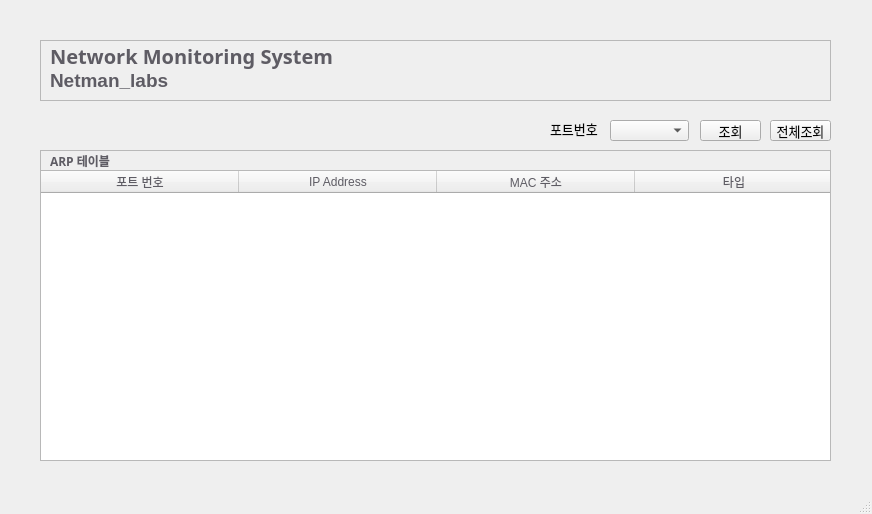
<?xml version="1.0" encoding="UTF-8"?>
<ui version="4.0">
 <class>ArpTableWindow</class>
 <widget class="QMainWindow" name="ArpTableWindow">
  <property name="geometry">
   <rect>
    <x>0</x>
    <y>0</y>
    <width>872</width>
    <height>514</height>
   </rect>
  </property>
  <property name="windowTitle">
   <string>ARP테이블</string>
  </property>
  <widget class="QWidget" name="centralwidget">
   <widget class="QFrame" name="interfaceFrame">
    <property name="geometry">
     <rect>
      <x>40</x>
      <y>150</y>
      <width>791</width>
      <height>311</height>
     </rect>
    </property>
    <property name="font">
     <font>
      <family>Cantarell</family>
      <pointsize>9</pointsize>
     </font>
    </property>
    <property name="frameShape">
     <enum>QFrame::Shape::StyledPanel</enum>
    </property>
    <property name="frameShadow">
     <enum>QFrame::Shadow::Raised</enum>
    </property>
    <widget class="QLabel" name="interfaceText">
     <property name="geometry">
      <rect>
       <x>10</x>
       <y>0</y>
       <width>71</width>
       <height>21</height>
      </rect>
     </property>
     <property name="font">
      <font>
       <family>Cantarell Extra Bold</family>
       <pointsize>9</pointsize>
       <bold>true</bold>
      </font>
     </property>
     <property name="styleSheet">
      <string notr="true">color:rgb(94, 92, 100);</string>
     </property>
     <property name="text">
      <string>ARP 테이블</string>
     </property>
    </widget>
    <widget class="QTableWidget" name="arpTable">
     <property name="geometry">
      <rect>
       <x>0</x>
       <y>20</y>
       <width>791</width>
       <height>291</height>
      </rect>
     </property>
     <property name="font">
      <font>
       <family>Cantarell</family>
       <pointsize>9</pointsize>
       <bold>false</bold>
      </font>
     </property>
     <property name="styleSheet">
      <string notr="true">color:rgb(94, 92, 100);</string>
     </property>
     <property name="horizontalScrollBarPolicy">
      <enum>Qt::ScrollBarPolicy::ScrollBarAlwaysOff</enum>
     </property>
     <property name="editTriggers">
      <set>QAbstractItemView::EditTrigger::NoEditTriggers</set>
     </property>
     <property name="selectionMode">
      <enum>QAbstractItemView::SelectionMode::SingleSelection</enum>
     </property>
     <property name="selectionBehavior">
      <enum>QAbstractItemView::SelectionBehavior::SelectRows</enum>
     </property>
     <attribute name="horizontalHeaderDefaultSectionSize">
      <number>198</number>
     </attribute>
     <attribute name="verticalHeaderVisible">
      <bool>false</bool>
     </attribute>
     <attribute name="verticalHeaderMinimumSectionSize">
      <number>25</number>
     </attribute>
     <attribute name="verticalHeaderDefaultSectionSize">
      <number>25</number>
     </attribute>
     <attribute name="verticalHeaderHighlightSections">
      <bool>true</bool>
     </attribute>
     <column>
      <property name="text">
       <string>포트 번호</string>
      </property>
      <property name="font">
       <font>
        <pointsize>9</pointsize>
       </font>
      </property>
     </column>
     <column>
      <property name="text">
       <string>IP Address</string>
      </property>
      <property name="font">
       <font>
        <pointsize>9</pointsize>
       </font>
      </property>
     </column>
     <column>
      <property name="text">
       <string>MAC 주소</string>
      </property>
      <property name="font">
       <font>
        <pointsize>9</pointsize>
       </font>
      </property>
     </column>
     <column>
      <property name="text">
       <string>타입</string>
      </property>
      <property name="font">
       <font>
        <pointsize>9</pointsize>
       </font>
      </property>
     </column>
    </widget>
   </widget>
   <widget class="QFrame" name="titleFrame">
    <property name="geometry">
     <rect>
      <x>40</x>
      <y>40</y>
      <width>791</width>
      <height>61</height>
     </rect>
    </property>
    <property name="frameShape">
     <enum>QFrame::Shape::StyledPanel</enum>
    </property>
    <property name="frameShadow">
     <enum>QFrame::Shadow::Raised</enum>
    </property>
    <widget class="QLabel" name="titleText">
     <property name="geometry">
      <rect>
       <x>10</x>
       <y>-10</y>
       <width>331</width>
       <height>51</height>
      </rect>
     </property>
     <property name="font">
      <font>
       <family>Cantarell Extra Bold</family>
       <pointsize>15</pointsize>
       <bold>true</bold>
      </font>
     </property>
     <property name="styleSheet">
      <string notr="true">color:rgb(94, 92, 100);</string>
     </property>
     <property name="text">
      <string>Network Monitoring System  </string>
     </property>
    </widget>
    <widget class="QLabel" name="subtitleText">
     <property name="geometry">
      <rect>
       <x>10</x>
       <y>20</y>
       <width>151</width>
       <height>41</height>
      </rect>
     </property>
     <property name="font">
      <font>
       <family>Cantarell</family>
       <pointsize>14</pointsize>
       <bold>true</bold>
      </font>
     </property>
     <property name="styleSheet">
      <string notr="true">color:rgb(94, 92, 100);
</string>
     </property>
     <property name="text">
      <string>Netman_labs</string>
     </property>
    </widget>
   </widget>
   <widget class="QLabel" name="label">
    <property name="geometry">
     <rect>
      <x>550</x>
      <y>120</y>
      <width>51</width>
      <height>18</height>
     </rect>
    </property>
    <property name="font">
     <font>
      <pointsize>10</pointsize>
     </font>
    </property>
    <property name="text">
     <string>포트번호</string>
    </property>
   </widget>
   <widget class="QComboBox" name="portNumberComboBox">
    <property name="geometry">
     <rect>
      <x>610</x>
      <y>120</y>
      <width>79</width>
      <height>21</height>
     </rect>
    </property>
    <item>
     <property name="text">
      <string/>
     </property>
    </item>
   </widget>
   <widget class="QPushButton" name="searchPushButton">
    <property name="geometry">
     <rect>
      <x>700</x>
      <y>120</y>
      <width>61</width>
      <height>21</height>
     </rect>
    </property>
    <property name="font">
     <font>
      <pointsize>10</pointsize>
     </font>
    </property>
    <property name="text">
     <string>조회</string>
    </property>
   </widget>
   <widget class="QPushButton" name="searchTotalPushButton">
    <property name="geometry">
     <rect>
      <x>770</x>
      <y>120</y>
      <width>61</width>
      <height>21</height>
     </rect>
    </property>
    <property name="font">
     <font>
      <pointsize>10</pointsize>
     </font>
    </property>
    <property name="text">
     <string>전체조회</string>
    </property>
   </widget>
  </widget>
  <widget class="QMenuBar" name="menubar">
   <property name="geometry">
    <rect>
     <x>0</x>
     <y>0</y>
     <width>872</width>
     <height>23</height>
    </rect>
   </property>
  </widget>
  <widget class="QStatusBar" name="statusbar"/>
 </widget>
 <resources/>
 <connections/>
</ui>
